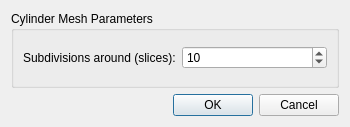
<?xml version="1.0" encoding="UTF-8"?>
<ui version="4.0">
 <class>CylinderDialog</class>
 <widget class="QDialog" name="CylinderDialog">
  <property name="geometry">
   <rect>
    <x>0</x>
    <y>0</y>
    <width>350</width>
    <height>127</height>
   </rect>
  </property>
  <property name="windowTitle">
   <string>Cylinder Creation Parameters</string>
  </property>
  <property name="modal">
   <bool>true</bool>
  </property>
  <layout class="QVBoxLayout" name="verticalLayout">
   <item>
    <widget class="QGroupBox" name="groupBox">
     <property name="title">
      <string>Cylinder Mesh Parameters</string>
     </property>
     <layout class="QHBoxLayout" name="horizontalLayout">
      <item>
       <widget class="QLabel" name="label_2">
        <property name="sizePolicy">
         <sizepolicy hsizetype="Fixed" vsizetype="Preferred">
          <horstretch>0</horstretch>
          <verstretch>0</verstretch>
         </sizepolicy>
        </property>
        <property name="text">
         <string>Subdivisions around (slices):</string>
        </property>
        <property name="buddy">
         <cstring>slicesSpinBox</cstring>
        </property>
       </widget>
      </item>
      <item>
       <widget class="QSpinBox" name="slicesSpinBox">
        <property name="minimum">
         <number>2</number>
        </property>
        <property name="maximum">
         <number>99999</number>
        </property>
        <property name="value">
         <number>10</number>
        </property>
       </widget>
      </item>
     </layout>
    </widget>
   </item>
   <item>
    <widget class="QDialogButtonBox" name="buttonBox">
     <property name="orientation">
      <enum>Qt::Horizontal</enum>
     </property>
     <property name="standardButtons">
      <set>QDialogButtonBox::Cancel|QDialogButtonBox::Ok</set>
     </property>
    </widget>
   </item>
  </layout>
 </widget>
 <tabstops>
  <tabstop>slicesSpinBox</tabstop>
  <tabstop>buttonBox</tabstop>
 </tabstops>
 <resources/>
 <connections>
  <connection>
   <sender>buttonBox</sender>
   <signal>accepted()</signal>
   <receiver>CylinderDialog</receiver>
   <slot>accept()</slot>
   <hints>
    <hint type="sourcelabel">
     <x>224</x>
     <y>160</y>
    </hint>
    <hint type="destinationlabel">
     <x>157</x>
     <y>181</y>
    </hint>
   </hints>
  </connection>
  <connection>
   <sender>buttonBox</sender>
   <signal>rejected()</signal>
   <receiver>CylinderDialog</receiver>
   <slot>reject()</slot>
   <hints>
    <hint type="sourcelabel">
     <x>292</x>
     <y>166</y>
    </hint>
    <hint type="destinationlabel">
     <x>286</x>
     <y>181</y>
    </hint>
   </hints>
  </connection>
 </connections>
</ui>
